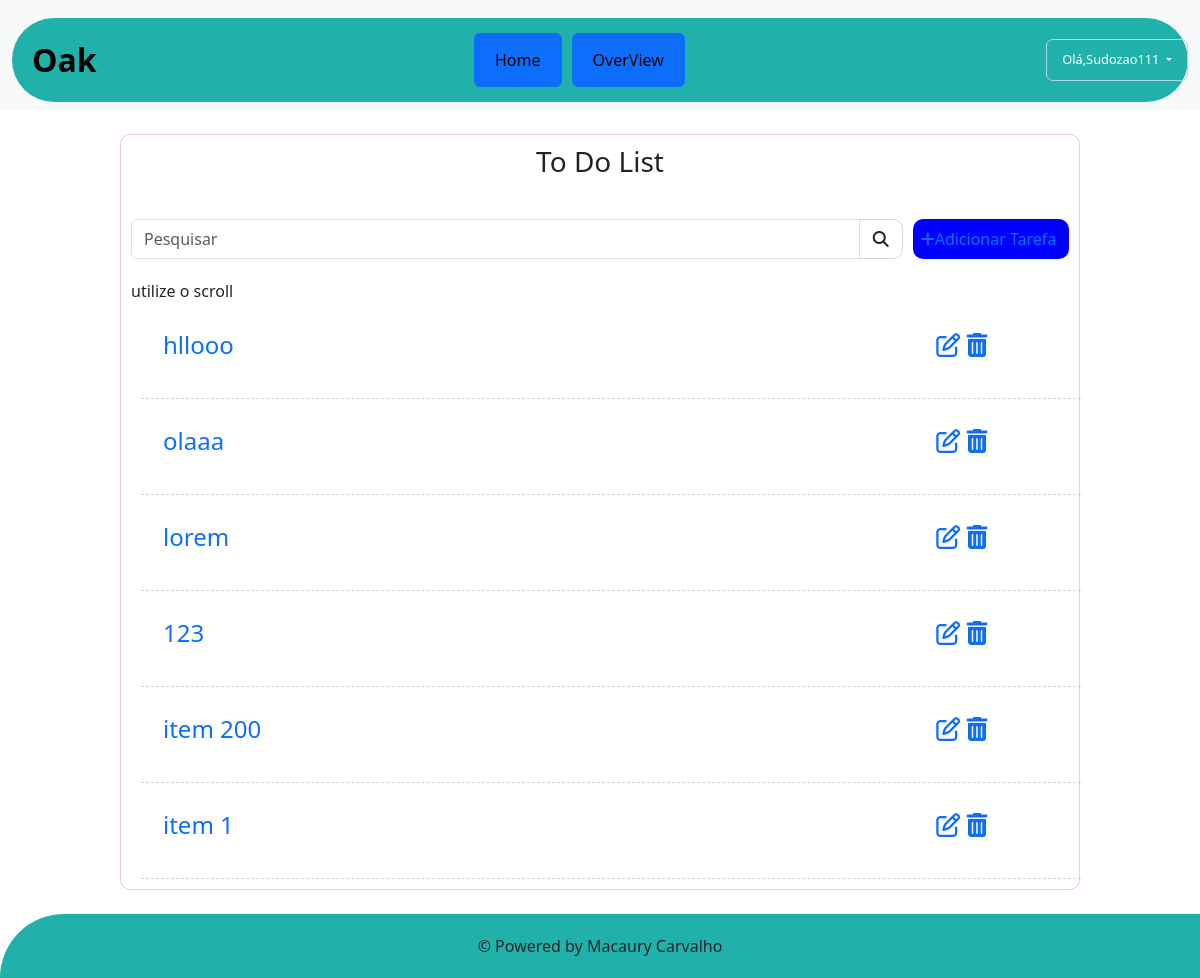
Before: / (signed in) with the older database file.
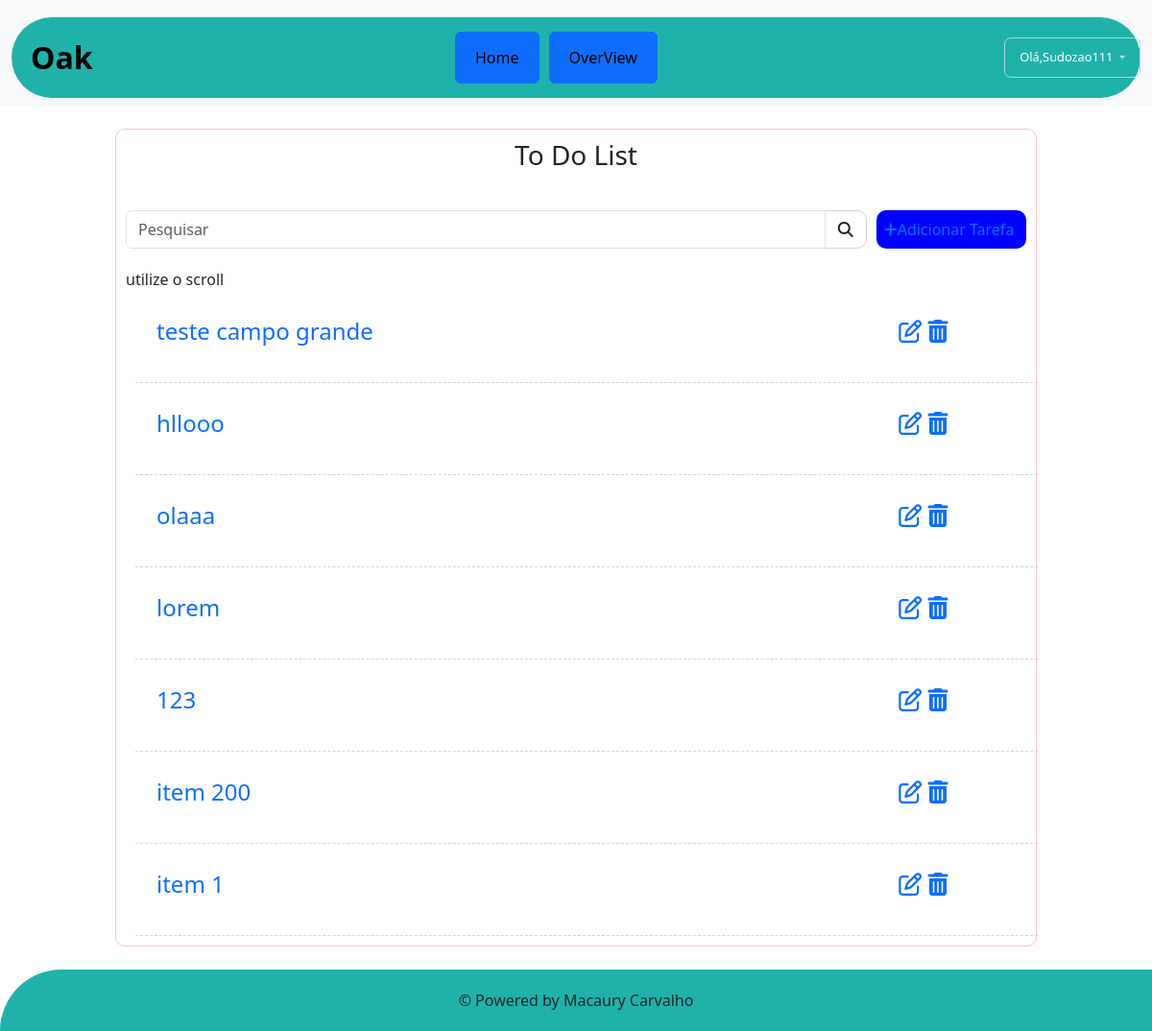
After: the same page with the newer database file.
### tarefas/models.py (models this page shows, shortened)
class Tarefas(models.Model):
    titulo = models.CharField(max_length=254)
    descricao = models.TextField()
    usuario = models.ForeignKey(get_user_model(),on_delete=models.CASCADE)
    created_at = models.DateTimeField(auto_now_add=True)
    update_at = models.DateTimeField(auto_now=True)

### tarefas/views.py (the view)
# urls.py: path('',views.listaTarefas,name='Listagem'),
@login_required
def listaTarefas(request):
    tarefas_list = Tarefas.objects.all().order_by('-created_at').filter(usuario=request.user)
    search = request.GET.get('search')
    if search:
        tarefas = Tarefas.objects.filter(titulo__icontains=search, usuario=request.user)
        return render(request,'tarefas/list.html',{'tarefas':tarefas})
    else:
        return render(request,'tarefas/list.html',{'tarefas':tarefas_list})

### templates/tarefas/list.html (shortened to what this page needs)
{% extends 'base.html' %}
{% block content %}
<div class="list-div">
  <h3>To Do List</h3>
  <div class="row-barra ">
    <div class="col-sm-10">
      <form method="get" id="search-form">
        <div class="input-group">
          <input type="text" class="form-control" placeholder="Pesquisar" name="search" value="{{request.GET.search}}">
          <div class="input-group-btn">
            <button class="btn btn-default" id="search-btn" type="submit">
              <i class="fa fa-search"></i>
            </button>
          </div>
        </div>
      </form>
    </div>
    <div class="col-sm-2">
      <a id="add-button" href="novaTarefa/">
        <div class="add-div">
          <i class="fa fa-plus"></i>Adicionar Tarefa
      </a>
    </div>
  </div>
</div>
<div class="span-scrool" style="width:100% ;">  <span>utilize o scroll</span></div>
<div class="row-item">
  {% for Tarefa in tarefas %}
  <div class="row item ">
    <div class="col-sm-10 ">
      <span class="titulo-item"><a class="link" href="/tarefa/{{Tarefa.id}}">{{Tarefa.titulo}}</a></span>
    </div>
    <div class="col-sm-2 icones">
      <a href="editar/{{Tarefa.id}}"><span><i class="fa fa-edit"></i></span>
      </a>
      <a href="delete/{{Tarefa.id}}" class="delete-btn"><span><i class="fa fa-trash"></i></span>
      </a>
    </div>
  </div>
  {% endfor %}
</div>
{% endblock %}

Changed rows visible on the page:
added Tarefas: titulo "teste campo grande"
